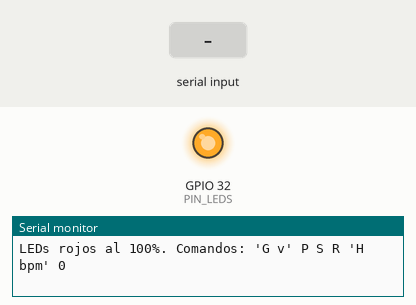
Recording of a sketch running on a simulated ESP32. Shown: output pins drawn as LEDs (lit = HIGH), the last lines printed to the serial monitor. Dashed ring = blinking. The inputs (shaded band) are chosen by the test bench.

Above: at 1.7 s.
1.8 s: "P\n" received over Serial
At 1.95 s:
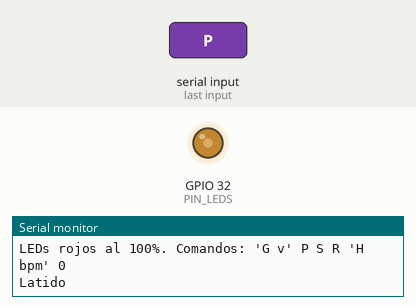
4.8 s: "S\n" received over Serial
At 5.9 s:
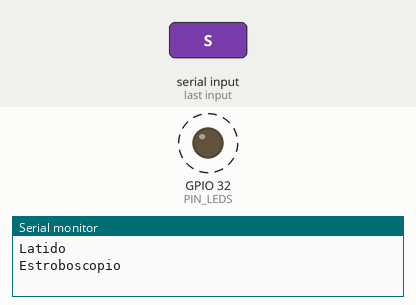
7.8 s: "R\n" received over Serial
At 10.68 s:
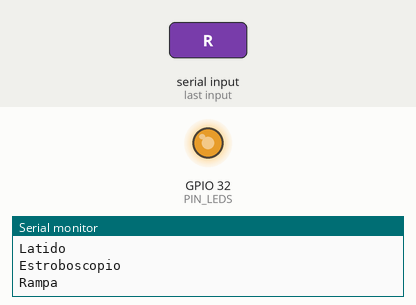
10.8 s: "H\n" received over Serial
Timing chart, 0 to 14.8 s (numbered marks = the images above; inputs shaded):
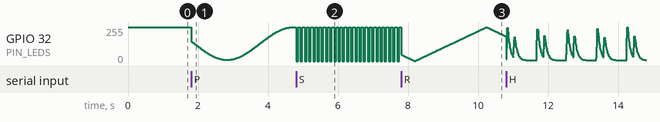

The sketch:

led_test.ino
```cpp
// Prueba de la cadena de LEDs rojos interiores (mismo pin y circuito que firmware/eyes):
// GPIO32 -> 1 k -> base KSP2222A; cada LED con su 220 ohm a 5 V; pin alto = encendido.
// Comandos por serial (115200, fin de linea Newline):
//   G <0..255>  brillo fijo (al arrancar: 255)
//   P           latido lento
//   S           parpadeo rapido (estroboscopio)
//   R           rampa: sube y baja el brillo para ver el rango completo
//   H [bpm]     latido de corazon "pum-pum ... pum-pum" (por defecto 70 bpm)
//   0           apagar
#define PIN_LEDS 32

enum Mode { FIXED, PULSE, STROBE, RAMP, HEART } mode = FIXED;
int bpm = 70;
uint32_t heartStart = 0;

// destello: sube en 30 ms y se apaga exponencialmente
float flash(int32_t dt, float amp) {
  if (dt < 0) return 0;
  if (dt < 30) return amp * dt / 30.0;
  return amp * expf(-(dt - 30) / 70.0);
}

// "pum" fuerte, "pum" mas suave 200 ms despues, y silencio hasta el siguiente ciclo
int heartLevel(uint32_t now) {
  int32_t t = (now - heartStart) % (60000 / bpm);
  float a = flash(t, 1.0) + flash(t - 200, 0.7);
  return 6 + (int)(249 * (a > 1 ? 1 : a));
}

void level(int v) {
#if ESP_ARDUINO_VERSION_MAJOR >= 3
  ledcWrite(PIN_LEDS, constrain(v, 0, 255));
#else
  ledcWrite(0, constrain(v, 0, 255));
#endif
}

void setup() {
  Serial.begin(115200);
#if ESP_ARDUINO_VERSION_MAJOR >= 3
  ledcAttach(PIN_LEDS, 5000, 8);
#else
  ledcSetup(0, 5000, 8);
  ledcAttachPin(PIN_LEDS, 0);
#endif
  level(255);
  delay(500);
  Serial.println("LEDs rojos al 100%. Comandos: 'G v' P S R 'H bpm' 0");
}

void handleSerial() {
  if (!Serial.available()) return;
  String line = Serial.readStringUntil('\n');
  line.trim();
  line.toUpperCase();
  if (line.startsWith("G ")) {
    mode = FIXED;
    int v = line.substring(2).toInt();
    level(v);
    Serial.printf("Brillo %d\n", constrain(v, 0, 255));
  } else if (line == "P") {
    mode = PULSE;
    Serial.println("Latido");
  } else if (line == "S") {
    mode = STROBE;
    Serial.println("Estroboscopio");
  } else if (line == "R") {
    mode = RAMP;
    Serial.println("Rampa");
  } else if (line == "H" || line.startsWith("H ")) {
    if (line.length() > 2) bpm = constrain(line.substring(2).toInt(), 30, 180);
    mode = HEART;
    heartStart = millis();
    Serial.printf("Latido %d bpm\n", bpm);
  } else if (line == "0") {
    mode = FIXED;
    level(0);
    Serial.println("Apagado");
  } else if (line.length()) {
    Serial.println("Comandos: 'G v' P S R 'H bpm' 0");
  }
}

void loop() {
  handleSerial();
  uint32_t now = millis();
  if (mode == PULSE) {
    level(10 + (int)((sinf(now / 600.0) + 1) / 2 * 245));
  } else if (mode == STROBE) {
    level((now / 60) % 2 ? 255 : 0);
  } else if (mode == HEART) {
    level(heartLevel(now));
  } else if (mode == RAMP) {
    int t = (now / 8) % 512;  // ~4 s ida y vuelta
    level(t < 256 ? t : 511 - t);
  }
  delay(10);
}
```
